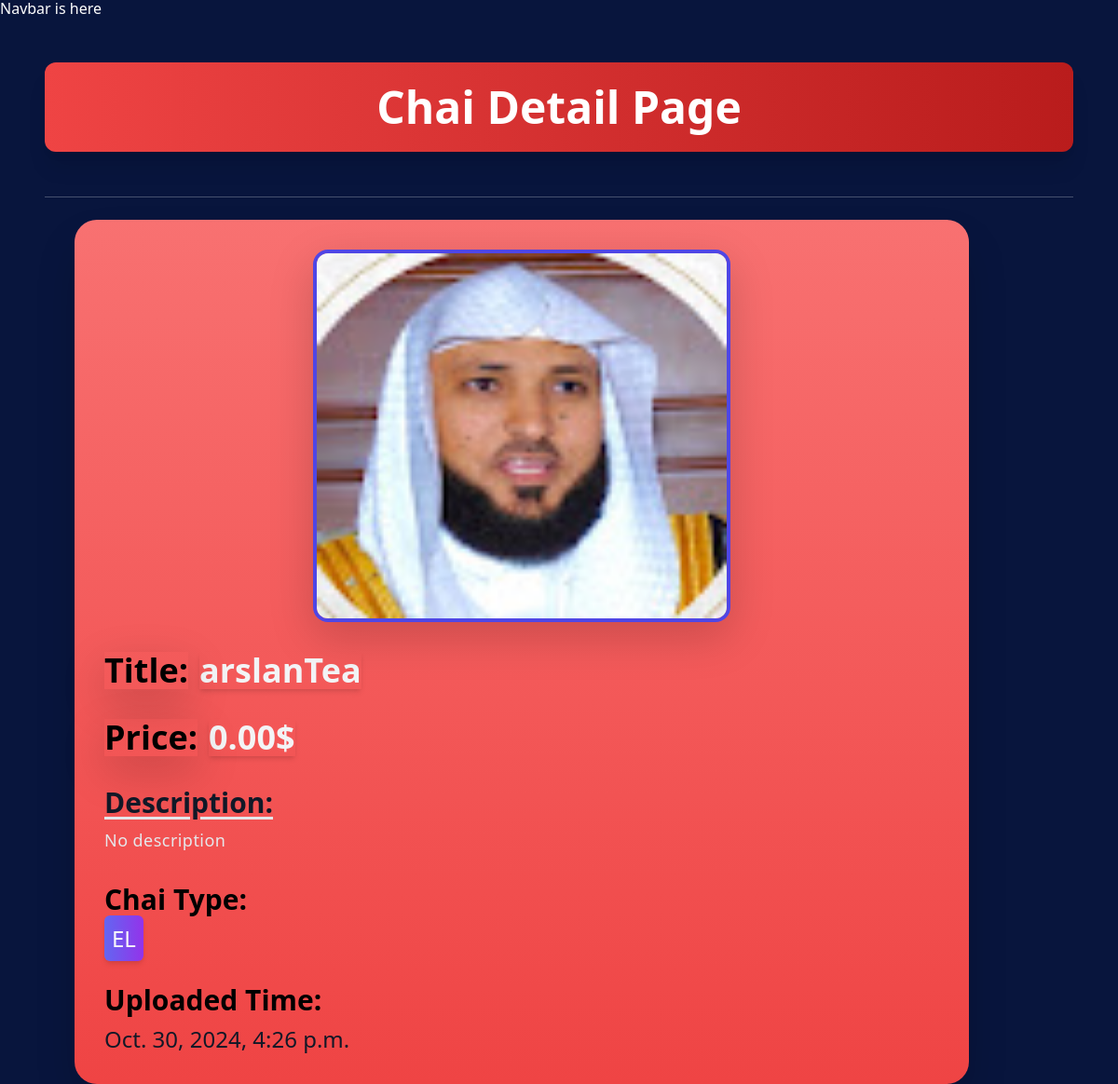
Screenshot of /home/4/ with the database file from the repository.
### firstapp/models.py (models this page shows, shortened)
class ChaiVriety(models.Model):
    CHAI_TYPE_CHOICES = [
        ('EL', 'Elachi'),
        ('CD', 'Cold'),
        ('ML', 'Masala'),
    ]
    name = models.CharField(max_length=100)
    image = models.ImageField(upload_to='chais/')
    date_add = models.DateTimeField(default=timezone.now)
    type = models.CharField(max_length=2, choices=CHAI_TYPE_CHOICES)
    description = models.TextField(default='No description')
    price = models.DecimalField(
        max_digits=10,
        decimal_places=2,
        default=0.00,
        validators=[MaxValueValidator(500000.00)]  # Set maximum price limit
    )

### firstapp/views.py (the view)
# urls.py: path('<int:chai_id>/', views.chai_detail, name="chai_detail"),
def chai_detail(request, chai_id):
    chai = get_object_or_404(ChaiVriety, pk=chai_id)
    return render(request, 'chai_detail.html', {'chai': chai})

### firstapp/templates/chai_detail.html (shortened to what this page needs)
{% extends "layout.html" %}
{% block content %}
<h1 class="text-5xl font-bold bg-gradient-to-r from-red-500 to-red-700 text-white p-6 m-5 rounded-xl shadow-xl transform transition-all duration-300 hover:scale-105">
    Chai Detail Page
</h1>
<hr class="my-4 border-gray-200 mx-5" />
<div class="mx-20 bg-gradient-to-b from-red-400 to-red-500 p-8 w-[80%] text-black flex flex-col space-y-8 rounded-3xl shadow-2xl transform transition-all duration-300 hover:scale-105 hover:shadow-3xl">
    <div class="flex justify-center">
        <img class="rounded-2xl shadow-lg transition-transform transform hover:rotate-3 hover:scale-105 border-4 border-indigo-600"
             style="height: 400px; width: 50%;"
             src="{{ chai.image.url }}"
             alt="Image is loading" />
    </div>
    <div class="flex items-center space-x-3">
        <h3 class="text-4xl font-extrabold text-gray-1100 shadow-lg transform transition-all hover:shadow-2xl">
            Title:
        </h3>
        <span class="text-4xl font-semibold text-gray-100 shadow-md">{{ chai.name }}</span>
    </div>
     <div class="flex items-center space-x-3">
        <h3 class="text-4xl font-extrabold text-gray-1100 shadow-lg transform transition-all hover:shadow-2xl">
            Price:
        </h3>
        <span class="text-4xl font-semibold text-gray-100 shadow-md">{{ chai.price }}$</span>
    </div>
    <div>
        <h3 class="text-3xl font-bold text-gray-900 underline underline-offset-4 decoration-gray-200 mb-2 transform transition-colors duration-300 hover:text-gray-50">
            Description:
        </h3>
        <p class="text-lg font-medium text-gray-200 tracking-wide">{{ chai.description }}</p>
    </div>
    <div>
        <h3 class="text-3xl font-extrabold text-black mb-2">Chai Type:</h3>
        <span class="text-2xl font-light text-gray-50 bg-gradient-to-r from-indigo-500 to-purple-600 p-2 rounded-md shadow-md">
            {{ chai.type }}
        </span>
    </div>
    <div>
        <h3 class="text-3xl font-extrabold text-black mb-2">Uploaded Time:</h3>
        <span class="text-2xl font-medium text-gray-900">{{ chai.date_add }}</span>
    </div>
</div>
{% endblock %}

### static/style.css (style rules this page uses)
body { background-color: #08153d; color: #FFFFFF; }
h1 { text-align:center; font-size:2em; }

### rows the page displays
ChaiVriety: image (picture), name "arslanTea", price "0.00", description "No description", type "EL", date_add "Oct. 30, 2024, 4:26 p.m."
